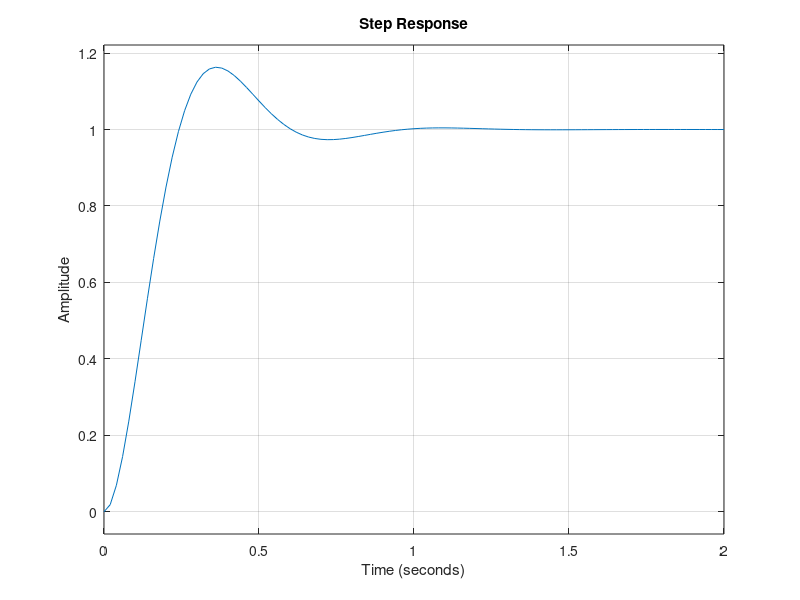
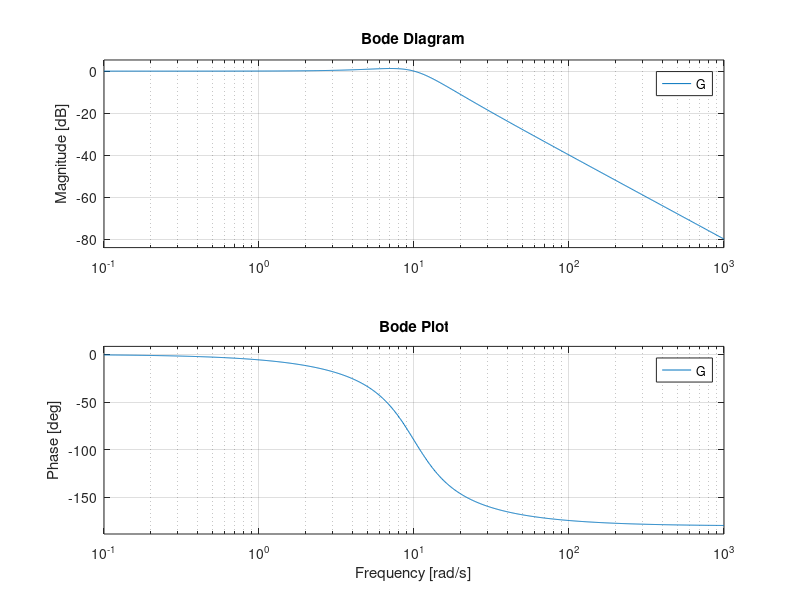
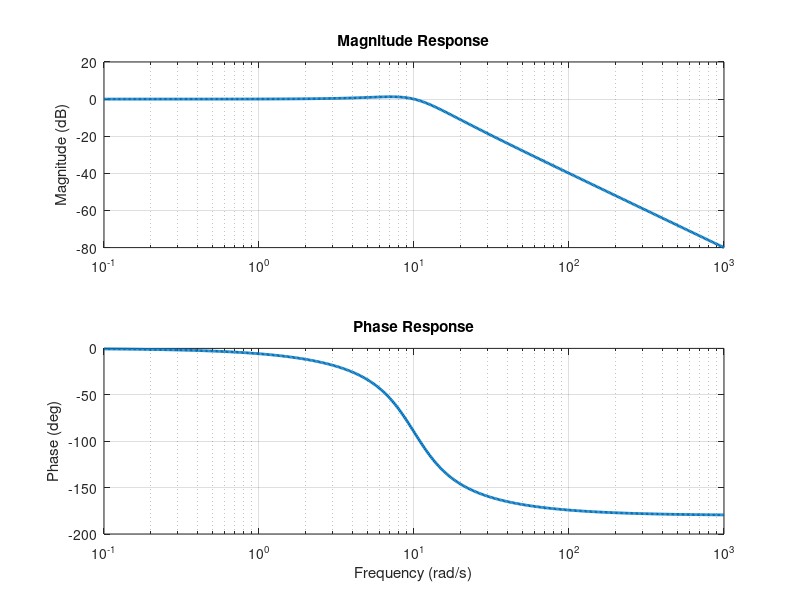

These figures' MATLAB source, in order:
clc;
clear;
close all;

%% Frequency Response Analysis using Bode Plot

% Transfer Function
num = [100];
den = [1 10 100];

G = tf(num,den);

disp('Transfer Function:')
G

%% Step Response

figure;

step(G);

grid on;

title('Step Response');

xlabel('Time (seconds)');
ylabel('Amplitude');

%% Bode Plot

figure;

bode(G);

grid on;

title('Bode Plot');

%% Magnitude and Phase Responses

w = logspace(-1,3,500);

[mag,phase] = bode(G,w);

mag = squeeze(mag);
phase = squeeze(phase);

figure;

subplot(2,1,1)

semilogx(w,20*log10(mag),'LineWidth',2)

grid on

title('Magnitude Response')

ylabel('Magnitude (dB)')

subplot(2,1,2)

semilogx(w,phase,'LineWidth',2)

grid on

title('Phase Response')

xlabel('Frequency (rad/s)')

ylabel('Phase (deg)')
